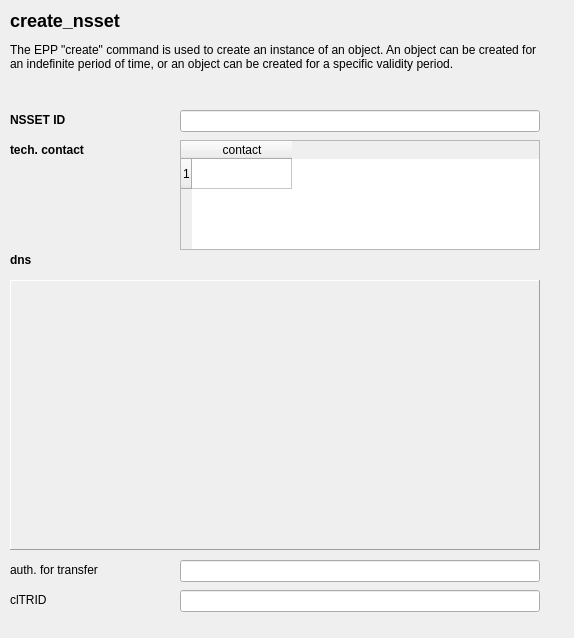
<ui version="4.0" >
 <class>FredWindow</class>
 <widget class="QWidget" name="FredWindow" >
  <property name="geometry" >
   <rect>
    <x>0</x>
    <y>0</y>
    <width>574</width>
    <height>638</height>
   </rect>
  </property>
  <property name="windowTitle" >
   <string>Create NSSET panel</string>
  </property>
  <widget class="QLineEdit" name="id" >
   <property name="geometry" >
    <rect>
     <x>180</x>
     <y>110</y>
     <width>360</width>
     <height>22</height>
    </rect>
   </property>
   <property name="text" >
    <string/>
   </property>
  </widget>
  <widget class="QTableWidget" name="tech" >
   <property name="geometry" >
    <rect>
     <x>180</x>
     <y>140</y>
     <width>360</width>
     <height>110</height>
    </rect>
   </property>
   <property name="showGrid" >
    <bool>true</bool>
   </property>
   <row>
    <property name="text" >
     <string>1</string>
    </property>
   </row>
   <column>
    <property name="text" >
     <string>contact</string>
    </property>
   </column>
  </widget>
  <widget class="QLabel" name="textLabel1" >
   <property name="geometry" >
    <rect>
     <x>10</x>
     <y>10</y>
     <width>530</width>
     <height>90</height>
    </rect>
   </property>
   <property name="text" >
    <string>&lt;h2>create_nsset&lt;/h2>
The EPP "create" command is used to create an instance of an object.
An object can be created for an indefinite period of time, or an
object can be created for a specific validity period.</string>
   </property>
   <property name="alignment" >
    <set>Qt::AlignLeading|Qt::AlignLeft|Qt::AlignTop</set>
   </property>
   <property name="wordWrap" >
    <bool>true</bool>
   </property>
  </widget>
  <widget class="QLabel" name="textLabel3" >
   <property name="geometry" >
    <rect>
     <x>10</x>
     <y>140</y>
     <width>160</width>
     <height>20</height>
    </rect>
   </property>
   <property name="text" >
    <string>&lt;b>tech. contact&lt;/b></string>
   </property>
   <property name="wordWrap" >
    <bool>false</bool>
   </property>
  </widget>
  <widget class="QLabel" name="textLabel4" >
   <property name="geometry" >
    <rect>
     <x>10</x>
     <y>250</y>
     <width>160</width>
     <height>20</height>
    </rect>
   </property>
   <property name="text" >
    <string>&lt;b>dns&lt;/b></string>
   </property>
   <property name="wordWrap" >
    <bool>false</bool>
   </property>
  </widget>
  <widget class="QLabel" name="textLabel5" >
   <property name="geometry" >
    <rect>
     <x>10</x>
     <y>590</y>
     <width>160</width>
     <height>20</height>
    </rect>
   </property>
   <property name="text" >
    <string>clTRID</string>
   </property>
   <property name="wordWrap" >
    <bool>false</bool>
   </property>
  </widget>
  <widget class="QLineEdit" name="cltrid" >
   <property name="geometry" >
    <rect>
     <x>180</x>
     <y>590</y>
     <width>360</width>
     <height>22</height>
    </rect>
   </property>
  </widget>
  <widget class="QLabel" name="textLabel6" >
   <property name="geometry" >
    <rect>
     <x>10</x>
     <y>560</y>
     <width>160</width>
     <height>20</height>
    </rect>
   </property>
   <property name="text" >
    <string>auth. for transfer</string>
   </property>
   <property name="wordWrap" >
    <bool>false</bool>
   </property>
  </widget>
  <widget class="QLineEdit" name="auth_info" >
   <property name="geometry" >
    <rect>
     <x>180</x>
     <y>560</y>
     <width>360</width>
     <height>22</height>
    </rect>
   </property>
  </widget>
  <widget class="QFrame" name="frame_dns" >
   <property name="geometry" >
    <rect>
     <x>10</x>
     <y>280</y>
     <width>530</width>
     <height>270</height>
    </rect>
   </property>
   <property name="frameShape" >
    <enum>QFrame::Panel</enum>
   </property>
   <property name="frameShadow" >
    <enum>QFrame::Raised</enum>
   </property>
  </widget>
  <widget class="QLabel" name="textLabel2" >
   <property name="geometry" >
    <rect>
     <x>10</x>
     <y>110</y>
     <width>160</width>
     <height>20</height>
    </rect>
   </property>
   <property name="text" >
    <string>&lt;b>NSSET ID&lt;/b></string>
   </property>
   <property name="wordWrap" >
    <bool>false</bool>
   </property>
  </widget>
 </widget>
 <layoutdefault spacing="6" margin="11" />
 <pixmapfunction>qPixmapFromMimeSource</pixmapfunction>
 <tabstops>
  <tabstop>id</tabstop>
  <tabstop>tech</tabstop>
  <tabstop>auth_info</tabstop>
  <tabstop>cltrid</tabstop>
 </tabstops>
 <resources/>
 <connections>
  <connection>
   <sender>tech</sender>
   <signal>currentCellChanged(int,int,int,int)</signal>
   <receiver>FredWindow</receiver>
   <slot>tech_current_changed(int,int)</slot>
   <hints>
    <hint type="sourcelabel" >
     <x>20</x>
     <y>20</y>
    </hint>
    <hint type="destinationlabel" >
     <x>20</x>
     <y>20</y>
    </hint>
   </hints>
  </connection>
  <connection>
   <sender>tech</sender>
   <signal>cellChanged(int,int)</signal>
   <receiver>FredWindow</receiver>
   <slot>tech_value_changed(int,int)</slot>
   <hints>
    <hint type="sourcelabel" >
     <x>20</x>
     <y>20</y>
    </hint>
    <hint type="destinationlabel" >
     <x>20</x>
     <y>20</y>
    </hint>
   </hints>
  </connection>
 </connections>
</ui>
